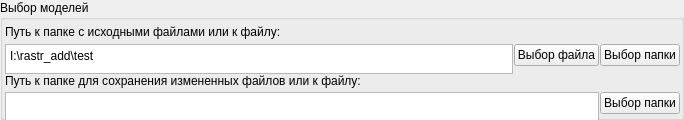
         <widget class="QGroupBox" name="GB_import_val_XL_2">
          <property name="sizePolicy">
           <sizepolicy hsizetype="Preferred" vsizetype="Fixed">
            <horstretch>0</horstretch>
            <verstretch>0</verstretch>
           </sizepolicy>
          </property>
          <property name="minimumSize">
           <size>
            <width>0</width>
            <height>120</height>
           </size>
          </property>
          <property name="maximumSize">
           <size>
            <width>16777215</width>
            <height>120</height>
           </size>
          </property>
          <property name="title">
           <string>Выбор моделей</string>
          </property>
          <property name="checkable">
           <bool>false</bool>
          </property>
          <layout class="QVBoxLayout" name="verticalLayout_5">
           <property name="spacing">
            <number>1</number>
           </property>
           <property name="leftMargin">
            <number>2</number>
           </property>
           <property name="topMargin">
            <number>1</number>
           </property>
           <property name="rightMargin">
            <number>1</number>
           </property>
           <property name="bottomMargin">
            <number>1</number>
           </property>
           <item>
            <widget class="QLabel" name="label_9">
             <property name="minimumSize">
              <size>
               <width>80</width>
               <height>22</height>
              </size>
             </property>
             <property name="maximumSize">
              <size>
               <width>300</width>
               <height>22</height>
              </size>
             </property>
             <property name="text">
              <string>Путь к папке с исходными файлами или к файлу:</string>
             </property>
            </widget>
           </item>
           <item>
            <layout class="QHBoxLayout" name="horizontalLayout_11">
             <item>
              <widget class="QPlainTextEdit" name="T_IzFolder">
               <property name="enabled">
                <bool>true</bool>
               </property>
               <property name="sizePolicy">
                <sizepolicy hsizetype="Expanding" vsizetype="Expanding">
                 <horstretch>0</horstretch>
                 <verstretch>0</verstretch>
                </sizepolicy>
               </property>
               <property name="minimumSize">
                <size>
                 <width>508</width>
                 <height>30</height>
                </size>
               </property>
               <property name="maximumSize">
                <size>
                 <width>10000</width>
                 <height>30</height>
                </size>
               </property>
               <property name="baseSize">
                <size>
                 <width>0</width>
                 <height>35</height>
                </size>
               </property>
               <property name="plainText">
                <string>I:\rastr_add\test</string>
               </property>
              </widget>
             </item>
             <item>
              <widget class="QPushButton" name="choice_from_file">
               <property name="maximumSize">
                <size>
                 <width>85</width>
                 <height>16777215</height>
                </size>
               </property>
               <property name="text">
                <string>Выбор файла</string>
               </property>
              </widget>
             </item>
             <item>
              <widget class="QPushButton" name="choice_from_folder">
               <property name="maximumSize">
                <size>
                 <width>85</width>
                 <height>16777215</height>
                </size>
               </property>
               <property name="text">
                <string>Выбор папки</string>
               </property>
              </widget>
             </item>
            </layout>
           </item>
           <item>
            <widget class="QLabel" name="label_10">
             <property name="minimumSize">
              <size>
               <width>300</width>
               <height>23</height>
              </size>
             </property>
             <property name="maximumSize">
              <size>
               <width>400</width>
               <height>20</height>
              </size>
             </property>
             <property name="text">
              <string>Путь к папке для сохранения измененных файлов или к файлу:</string>
             </property>
            </widget>
           </item>
           <item>
            <layout class="QHBoxLayout" name="horizontalLayout_12">
             <item>
              <widget class="QPlainTextEdit" name="T_InFolder">
               <property name="minimumSize">
                <size>
                 <width>508</width>
                 <height>30</height>
                </size>
               </property>
               <property name="maximumSize">
                <size>
                 <width>10000</width>
                 <height>30</height>
                </size>
               </property>
               <property name="plainText">
                <string/>
               </property>
              </widget>
             </item>
             <item>
              <widget class="QPushButton" name="choice_in_folder">
               <property name="maximumSize">
                <size>
                 <width>85</width>
                 <height>16777215</height>
                </size>
               </property>
               <property name="text">
                <string>Выбор папки</string>
               </property>
              </widget>
             </item>
            </layout>
           </item>
          </layout>
         </widget>
